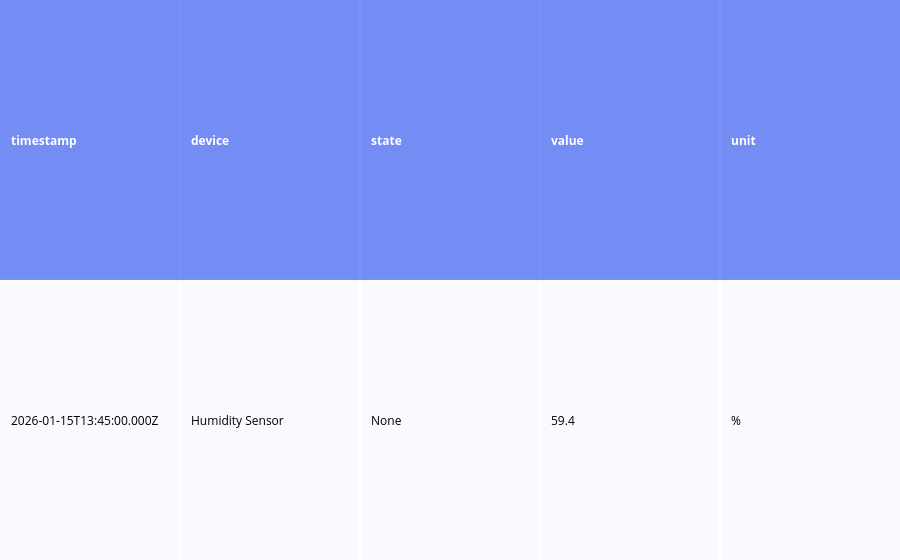

Notebook code for this chart:
### Code cell
preview = humidity_sensor_readings.head()
fig = ff.create_table(preview, colorscale=[[0, '#4C6EF5'], [0.5, 'lavender'], [1, 'white']])
fig.show()

### Figure 1 — Plotly figure (JSON) as saved in the notebook; plotly's stock layout.template omitted (floating-point values rounded to 4 significant figures)
{"data": [{"colorscale": [[0, "#4C6EF5"], [0.5, "lavender"], [1, "white"]], "hoverinfo": "none", "opacity": 0.75, "showscale": false, "type": "heatmap", "z": [[0, 0, 0, 0, 0], [0.5, 0.5, 0.5, 0.5, 0.5]]}], "layout": {"annotations": [{"align": "left", "font": {"color": "#ffffff"}, "showarrow": false, "text": "<b>timestamp</b>", "x": -0.45, "xanchor": "left", "xref": "x", "y": 0, "yref": "y"}, {"align": "left", "font": {"color": "#ffffff"}, "showarrow": false, "text": "<b>device</b>", "x": 0.55, "xanchor": "left", "xref": "x", "y": 0, "yref": "y"}, {"align": "left", "font": {"color": "#ffffff"}, "showarrow": false, "text": "<b>state</b>", "x": 1.55, "xanchor": "left", "xref": "x", "y": 0, "yref": "y"}, {"align": "left", "font": {"color": "#ffffff"}, "showarrow": false, "text": "<b>value</b>", "x": 2.55, "xanchor": "left", "xref": "x", "y": 0, "yref": "y"}, {"align": "left", "font": {"color": "#ffffff"}, "showarrow": false, "text": "<b>unit</b>", "x": 3.55, "xanchor": "left", "xref": "x", "y": 0, "yref": "y"}, {"align": "left", "font": {"color": "#000000"}, "showarrow": false, "text": "2026-01-15T13:45:00.000Z", "x": -0.45, "xanchor": "left", "xref": "x", "y": 1, "yref": "y"}, {"align": "left", "font": {"color": "#000000"}, "showarrow": false, "text": "Humidity Sensor", "x": 0.55, "xanchor": "left", "xref": "x", "y": 1, "yref": "y"}, {"align": "left", "font": {"color": "#000000"}, "showarrow": false, "text": "None", "x": 1.55, "xanchor": "left", "xref": "x", "y": 1, "yref": "y"}, {"align": "left", "font": {"color": "#000000"}, "showarrow": false, "text": "59.4", "x": 2.55, "xanchor": "left", "xref": "x", "y": 1, "yref": "y"}, {"align": "left", "font": {"color": "#000000"}, "showarrow": false, "text": "%", "x": 3.55, "xanchor": "left", "xref": "x", "y": 1, "yref": "y"}], "autosize": true, "margin": {"b": 0, "l": 0, "r": 0, "t": 0}, "xaxis": {"autorange": true, "dtick": 1, "gridwidth": 2, "range": [-0.5, 4.5], "showticklabels": false, "tick0": -0.5, "ticks": "", "zeroline": false}, "yaxis": {"autorange": true, "dtick": 1, "gridwidth": 2, "range": [1.5, -0.5], "showticklabels": false, "tick0": 0.5, "ticks": "", "zeroline": false}}}
